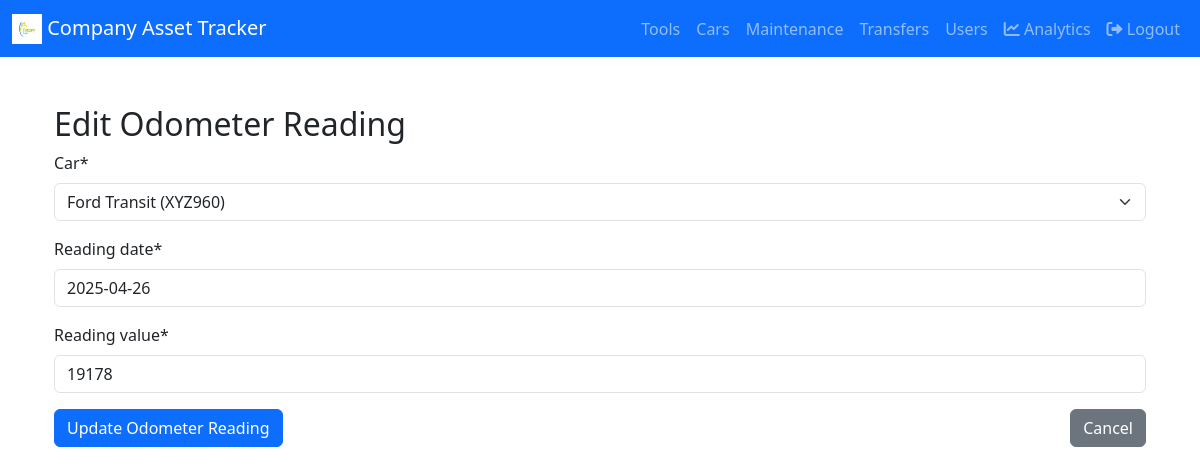
The page /odometer/1/edit/ (signed in) on the database its author committed.
### tracking/models.py (models this page shows, shortened)
class OdometerReading(models.Model):
    car = models.ForeignKey(Car, on_delete=models.CASCADE, related_name='odometer_readings', db_index=True)  # Add db_index
    reading_date = models.DateField(default=timezone.now)
    reading_value = models.PositiveIntegerField()
    class Meta:
        ordering = ['-reading_date']

### tracking/views.py (the view)
# urls.py: path('odometer/<int:pk>/edit/', OdometerReadingUpdateView.as_view(), name='odometer_edit'),
class OdometerReadingUpdateView(LoginRequiredMixin, UpdateView):
    model = OdometerReading
    form_class = OdometerReadingForm
    template_name = 'tracking/odometer_form.html'
    success_url = reverse_lazy('odometer_list')
    def get_queryset(self):
        user = self.request.user
        if user.profile.access_level.lower() == 'admin':
            return super().get_queryset()
        return super().get_queryset().filter(car__state=user.profile.state)
    def get_form(self, form_class=None):
        form = super().get_form(form_class)
        user = self.request.user
        if user.profile.access_level.lower() == 'admin':
            form.fields['car'].queryset = Car.objects.all()
        elif user.profile.access_level.lower() == 'manager':
            form.fields['car'].queryset = Car.objects.filter(state=user.profile.state)
        return form

### tracking/forms.py
class OdometerReadingForm(forms.ModelForm):
    class Meta:
        model = OdometerReading
        fields = ['car', 'reading_date', 'reading_value']
    def __init__(self, *args, **kwargs):
        super(OdometerReadingForm, self).__init__(*args, **kwargs)
        self.helper = FormHelper()
        self.helper.add_input(Submit('submit', 'Save Odometer Reading'))

### tracking/models.py (called while the page is built)
    def __str__(self):
        return f"{self.make} {self.model} ({self.rego})"

### templates/tracking/odometer_form.html (shortened to what this page needs)
{% extends 'tracking/base.html' %}
{% load crispy_forms_tags %}
{% block content %}
<div class="container mt-5">
    <h2>{% if form.instance.pk %}Edit Odometer Reading{% else %}Add Odometer Reading{% endif %}</h2>
    <form method="post">
        {{ form|crispy }}
        <div class="d-flex justify-content-between mt-3">
            <button type="submit" class="btn btn-primary">
                {% if form.instance.pk %}Update Odometer Reading{% else %}Save Odometer Reading{% endif %}
            </button>
            <a href="{% url 'odometer-list' %}" class="btn btn-secondary">Cancel</a>
        </div>
    </form>
</div>
{% endblock %}

### rows shown on the page
OdometerReading: car "Ford Transit (XYZ960)", reading_date "2025-04-26", reading_value "19178"
